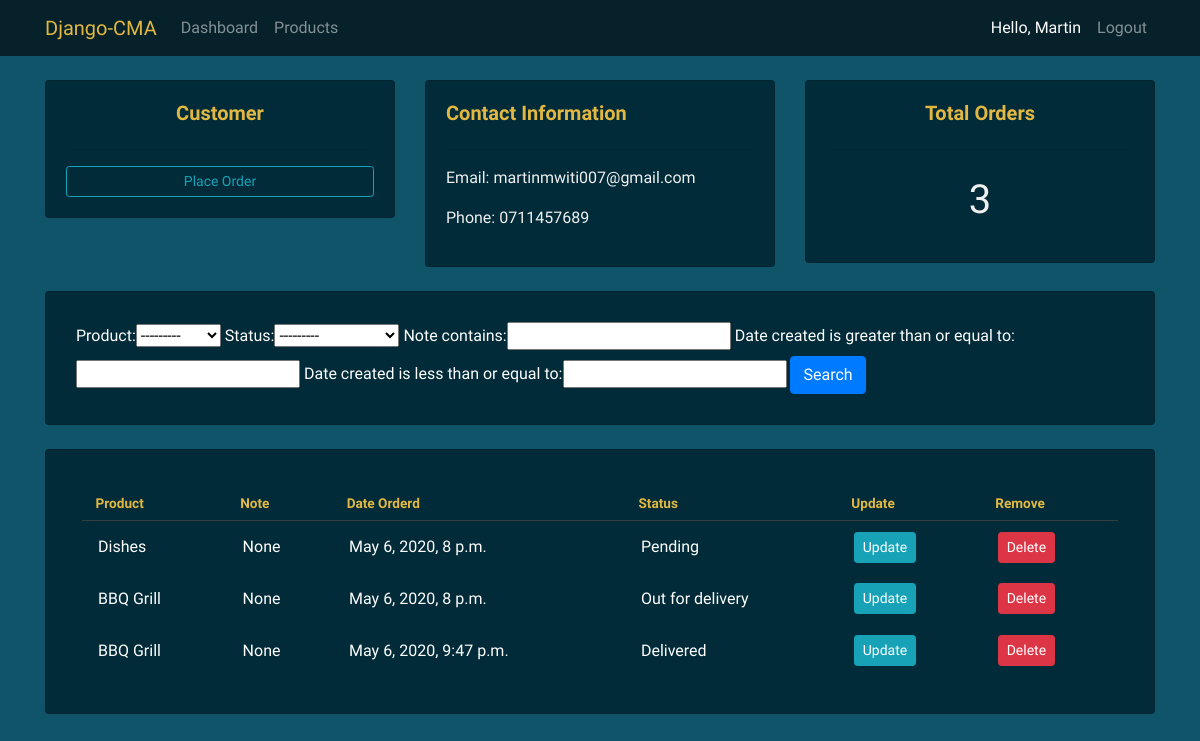
/customers/1 (signed in), run on an earlier commit of the app's database.
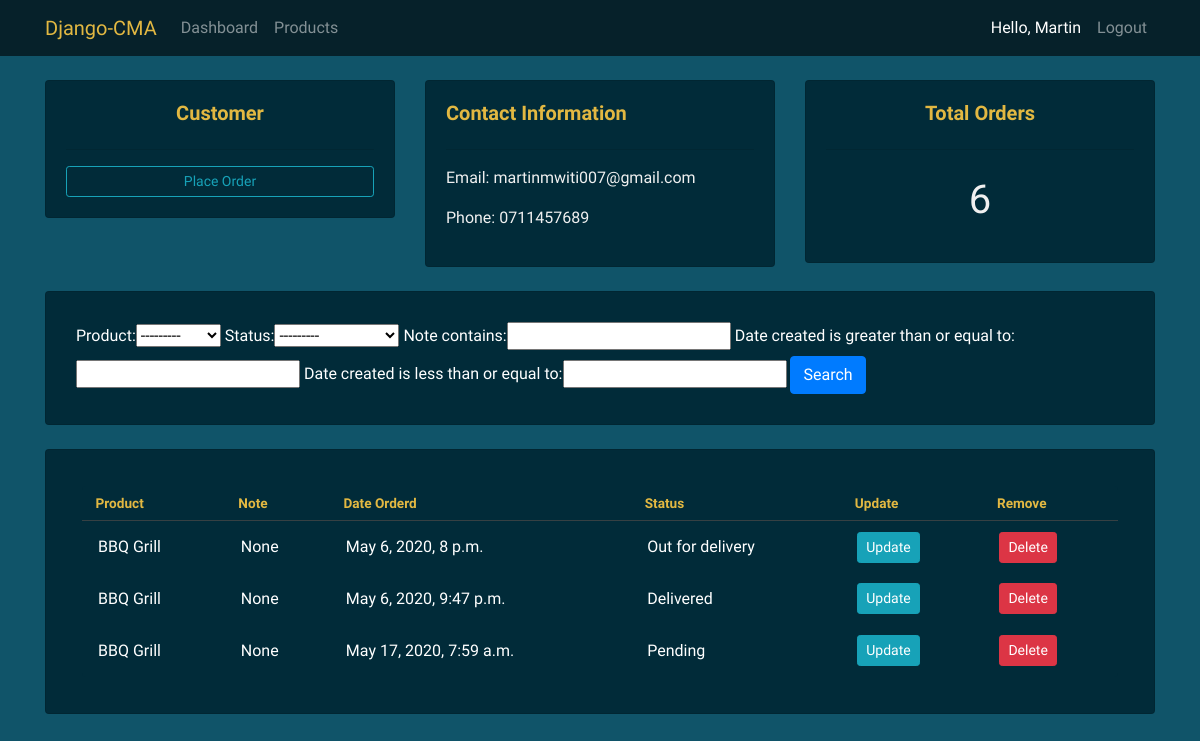
And on a later commit of the database.
### accounts/models.py (models this page shows, shortened)
class Customer(models.Model):
    user = models.OneToOneField(User, null=True, blank=True, on_delete=models.CASCADE) # ONE USER CAN HAVE ONE CUSTOMER, ONE CUSTOMER CAN HAVE ONE USER
    name = models.CharField(max_length=200, null=True)
    phone = models.CharField(max_length=200, null=True)
    email = models.CharField(max_length=200, null=True)
    profile_pic = models.ImageField(default="default.png", null=True, blank=True)
    date_created = models.DateTimeField(auto_now_add=True, null=True)

class Order(models.Model):
    STATUS = (
        ('Pending', 'Pending'),
        ('Out for delivery', 'Out of delivery'),
        ('Delivered', 'Delivered'),
    )
    customer = models.ForeignKey(Customer, null=True, on_delete=models.SET_NULL)
    product = models.ForeignKey(Product, null=True, on_delete=models.SET_NULL)
    date_created = models.DateTimeField(auto_now_add=True, null=True)
    status = models.CharField(max_length=200, null=True, choices=STATUS) # Dropdown
    note = models.CharField(max_length=200, null=True)

class Product(models.Model):
    CATEGORY = (
        ('Indoor', 'Indoor'),
        ('Out Door', 'Out Door'),
    )
    name = models.CharField(max_length=200, null=True)
    price = models.FloatField(null=True)
    category = models.CharField(max_length=200, null=True, choices=CATEGORY)
    description = models.CharField(max_length=200, null=True, blank=True)
    date_created = models.DateTimeField(auto_now_add=True, null=True)
    tags = models.ManyToManyField(Tag)
    def __str__(self):
        return self.name

### accounts/decorators.py (the view)
        def wrapper_func(request, *args, **kwargs):
            group = None
            if request.user.groups.exists():
                group = request.user.groups.all()[0].name # grab the 1st name of a user group name
            if group in allowed_roles:  # i specified the allowed_roles in the views.py file
                return view_func(request, *args, **kwargs)
            else:
                return HttpResponse("You are not authorized to view this page.")

### accounts/views.py (called while the page is built)
@login_required(login_url='login')
@allowed_users(allowed_roles=['admin'])
def customers(request, pk):
    customer = Customer.objects.get(id=pk)
    orders = customer.order_set.all()
    orders_count = orders.count()
    myFilter = OrderFilter(request.GET, queryset=orders)
    orders = myFilter.qs
    page = request.GET.get('page', 1)
    paginator = Paginator(orders, 3)
    orders = paginator.page(page)
    context = {"customer": customer,
               "orders": orders, "orders_count": orders_count, "myFilter": myFilter}
    return render(request, 'accounts/customers.html', context)

### accounts/templates/accounts/customers.html (shortened to what this page needs)
{% extends 'accounts/main.html' %}
{% block content %}
<br>
<div class="row">
    <div class="col-md">
        <div class="card card-body">
            <h5>Customer</h5>
            <hr>
            <a class="btn btn-outline-info  btn-sm btn-block" href="{% url 'create_order' customer.id %}">Place Order</a>
        </div>
    </div>
    <div class="col-md">
        <div class="card card-body">
            <h5 style="text-align:start">Contact Information</h5>
            <hr>
            <p>Email: {{customer.email}}</p>
            <p>Phone: {{customer.phone}}</p>
        </div>
    </div>
    <div class="col-md">
        <div class="card card-body">
            <h5>Total Orders</h5>
            <hr>
            <h1 style="text-align: center;padding: 10px">{{orders_count}}</h1>
        </div>
    </div>
</div>
<br>
<div class="row">
    <div class="col">
        <div class="card card-body">
            <form method="get">
                {{myFilter.form}}
                <button class="btn btn-primary" type="submit">Search</button>
            </form>
        </div>
    </div>
</div>
<br>
<div class="row">
    <div class="col-md">
        <div class="card card-body">
            <table>
                <tbody>
                <tr>
                    <th>Product</th>
                    <th>Note</th>
                    <th>Date Orderd</th>
                    <th>Status</th>
                    <th>Update</th>
                    <th>Remove</th>
                </tbody>
                {% for order in orders %}
                <tbody>
                    <tr>
                        <td>{{order.product}}</td>
                        <td>{{order.note}}</td>
                        <td>{{order.date_created}}</td>
                        <td>{{order.status}}</td>
                        <td><a class="btn btn-sm btn-info" href="{% url 'update_order' order.id %}">Update</a></td>
                        <td><a class="btn btn-sm btn-danger" href="{% url 'delete_order' order.id %}">Delete</a></td>
                    </tbody>
                {% endfor %}
            </table>
        </div>
    </div>
</div>
{% endblock %}

### accounts/templates/accounts/main.html (shortened to what this page needs)
{% load static %}
<!DOCTYPE html>
<html lang="en">
<head>
    <link rel="stylesheet" href="https://stackpath.bootstrapcdn.com/bootstrap/4.3.1/css/bootstrap.min.css"
>
    <link rel="stylesheet" type="text/css" href="{% static 'css/main.css' %}">
</head>
<body>
    {% include 'accounts/navbar.html' %}
    <div class="container">
    {% block content %}{% endblock %}
    </div>
</body>
</html>

### accounts/templates/accounts/navbar.html (shortened to what this page needs)
{% load static %}
<nav class="navbar sticky-top navbar-expand-lg navbar-dark " style="background-color: rgba(0, 0, 0, 0.6);">
<div class="container">
    <a class="navbar-brand" href="{% url 'home' %}">Django-CMA</a>
    <div class="collapse navbar-collapse" id="navbarNavAltMarkup">
        <div class="navbar-nav mr-auto">
            {% if request.user.is_staff %}
                <a class="nav-item nav-link" href="{% url 'home' %}">Dashboard</a>
                <a class="nav-item nav-link" href="{% url 'products' %}">Products</a>
            {% endif %}
        </div>
        <div class="navbar-nav">
        {% if user.is_authenticated %}
            <span class="nav-item nav-link" id="hello-msg">Hello, {{request.user}}</span>
            <a class="nav-item nav-link" href="{% url 'logout' %}">Logout</a>
        {% else %}
            <a class="nav-item nav-link" href="{% url 'login' %}">Login</a>
            <a class="nav-item nav-link" href="{% url 'register' %}">Register</a>
        {% endif %}
        </div>
    </div>
</div>
</nav>

### accounts/templates/accounts/main.html (style rules this page uses)
body { background-image: url(""); background-color: #105469; }

### accounts/templates/accounts/navbar.html (style rules this page uses)
#hello-msg { color: #fff; font-weight: 500; }
.navbar-brand { color: #E2B842 !important; }

### accounts/templates/accounts/customers.html (style rules this page uses)
*, *:before, *:after { margin: 0; padding: 0; box-sizing: border-box; }
body { background: #105469; font-family: 'Open Sans', sans-serif; }
table { background: #012B39; border-radius: 0.25em; border-collapse: collapse; margin: 1em; }
th { border-bottom: 1px solid #364043; color: #E2B842; font-size: 0.85em; font-weight: 600; padding: 0.5em 1em; text-align: left; }
td { color: #fff; font-weight: 400; padding: 0.65em 1em; }
tbody tr { transition: background 0.25s ease; }
h5 { color: #E2B842; font-weight: 600; text-align: center; }
p, h1 { color: rgb(240, 240, 240); font-weight: 400; }
.card-body { background: #012B39 !important; }
form { color: #ffff; padding: 10px; }

What changed in the data, as far as the page shows it:
removed Order: product "Dishes", note "None", date_created "May 6, 2020, 8 p.m.", status "Pending"
added Order: product "BBQ Grill", note "None", date_created "May 17, 2020, 7:59 a.m.", status "Pending"
Also different on the page:
{{ orders_count }}: "3" → "6"
